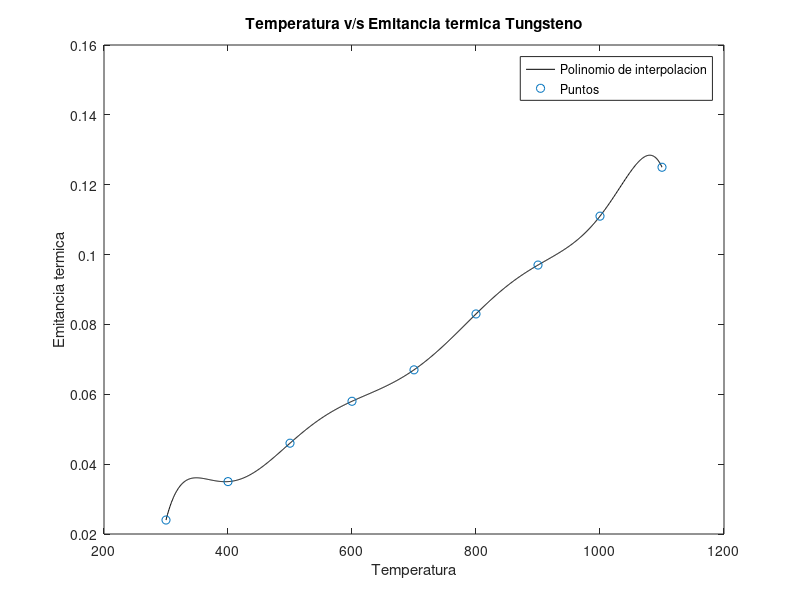

Source code (MATLAB):
clear
clc

% datos
temp = [300 400 500 600 700 800 900 1000 1100];
emi = [0.024 0.035 0.046 0.058 0.067 0.083 0.097 0.111 0.125];

% polinomio de interpolacion
p = polyfit(temp,emi,8);

% evaluacion
fprintf("Evaluacion:\n");
p1 = polyval(p,350); fprintf("p(350) = %f\n", p1);
p2 = polyval(p,550); fprintf("p(550) = %f\n", p2);
p3 = polyval(p,850); fprintf("p(550) = %f\n", p3);

% grafica
xx = linspace(temp(1),temp(end),1000);
yy = polyval(p,xx);

plot(xx,yy,"-k",temp,emi,"o")
legend("Polinomio de interpolacion","Puntos")
title("Temperatura v/s Emitancia termica Tungsteno")
xlabel("Temperatura")
ylabel("Emitancia termica")

hold on

% spline
s = spline(temp,emi);

% evaluacion spline
fprintf("\nEvaluacion usando splines:\n");
s1 = ppval(s,350); fprintf("s(350) = %f\n", s1);
s2 = ppval(s,550); fprintf("s(550) = %f\n", s2);
s3 = ppval(s,850); fprintf("s(550) = %f\n", s3);

% comparacion
fprintf("\nComparacion:\n");
c1 = abs(p1-s1); fprintf("|p(350) − s(350)| = %f\n",c1);
c2 = abs(p2-s2); fprintf("|p(550) − s(550)| = %f\n",c2);
c3 = abs(p3-s3); fprintf("|p(850) − s(850)| = %f\n",c3);

fprintf("TEST: \n|p(1000) - s(1000) = %f\n", abs(polyval(p,1000) - ppval(s,1000)));